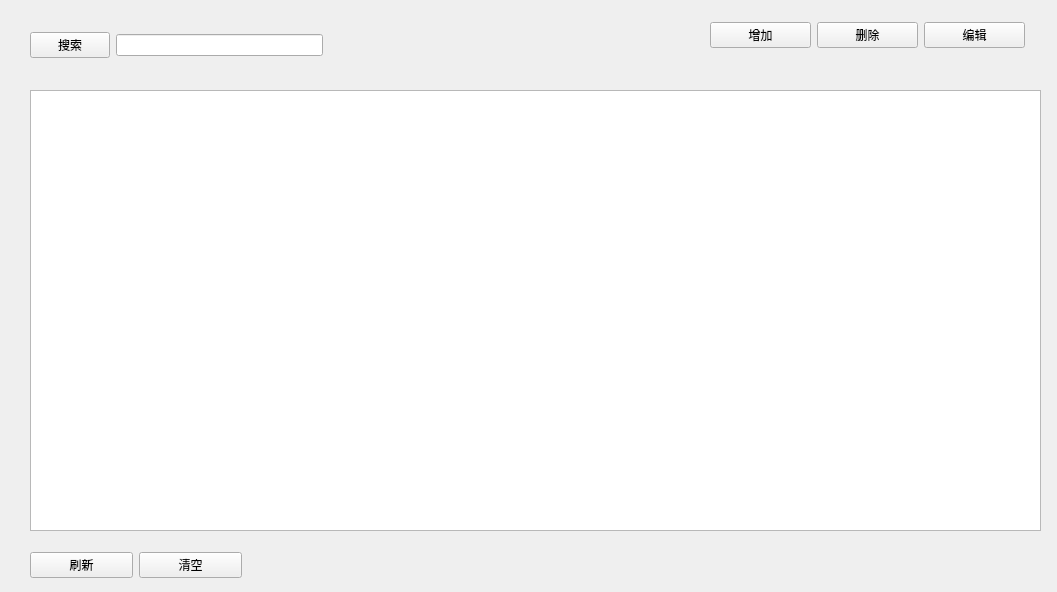
<?xml version="1.0" encoding="UTF-8"?>
<ui version="4.0">
 <class>dangerfun_manage</class>
 <widget class="QWidget" name="dangerfun_manage">
  <property name="geometry">
   <rect>
    <x>0</x>
    <y>0</y>
    <width>1057</width>
    <height>592</height>
   </rect>
  </property>
  <property name="windowTitle">
   <string>风险函数管理</string>
  </property>
  <widget class="QWidget" name="widget" native="true">
   <property name="geometry">
    <rect>
     <x>30</x>
     <y>540</y>
     <width>321</width>
     <height>50</height>
    </rect>
   </property>
   <layout class="QHBoxLayout" name="horizontalLayout_3">
    <item>
     <widget class="QPushButton" name="B_refresh">
      <property name="text">
       <string>刷新</string>
      </property>
     </widget>
    </item>
    <item>
     <widget class="QPushButton" name="B_clear">
      <property name="text">
       <string>清空</string>
      </property>
     </widget>
    </item>
    <item>
     <widget class="QLabel" name="lb_cnt">
      <property name="text">
       <string/>
      </property>
     </widget>
    </item>
   </layout>
  </widget>
  <widget class="QWidget" name="widget_2" native="true">
   <property name="geometry">
    <rect>
     <x>710</x>
     <y>10</y>
     <width>315</width>
     <height>50</height>
    </rect>
   </property>
   <layout class="QHBoxLayout" name="horizontalLayout">
    <item>
     <widget class="QPushButton" name="B_add">
      <property name="text">
       <string>增加</string>
      </property>
     </widget>
    </item>
    <item>
     <widget class="QPushButton" name="B_delete">
      <property name="text">
       <string>删除</string>
      </property>
     </widget>
    </item>
    <item>
     <widget class="QPushButton" name="B_edit">
      <property name="text">
       <string>编辑</string>
      </property>
     </widget>
    </item>
   </layout>
  </widget>
  <widget class="QWidget" name="widget_3" native="true">
   <property name="geometry">
    <rect>
     <x>30</x>
     <y>20</y>
     <width>293</width>
     <height>50</height>
    </rect>
   </property>
   <layout class="QHBoxLayout" name="horizontalLayout_2">
    <item>
     <widget class="QPushButton" name="B_search">
      <property name="text">
       <string>搜索</string>
      </property>
     </widget>
    </item>
    <item>
     <widget class="QLineEdit" name="le_search"/>
    </item>
   </layout>
  </widget>
  <widget class="QTableWidget" name="tableWidget">
   <property name="geometry">
    <rect>
     <x>30</x>
     <y>90</y>
     <width>1011</width>
     <height>441</height>
    </rect>
   </property>
   <attribute name="horizontalHeaderStretchLastSection">
    <bool>true</bool>
   </attribute>
   <attribute name="verticalHeaderVisible">
    <bool>false</bool>
   </attribute>
  </widget>
 </widget>
 <resources/>
 <connections/>
</ui>
